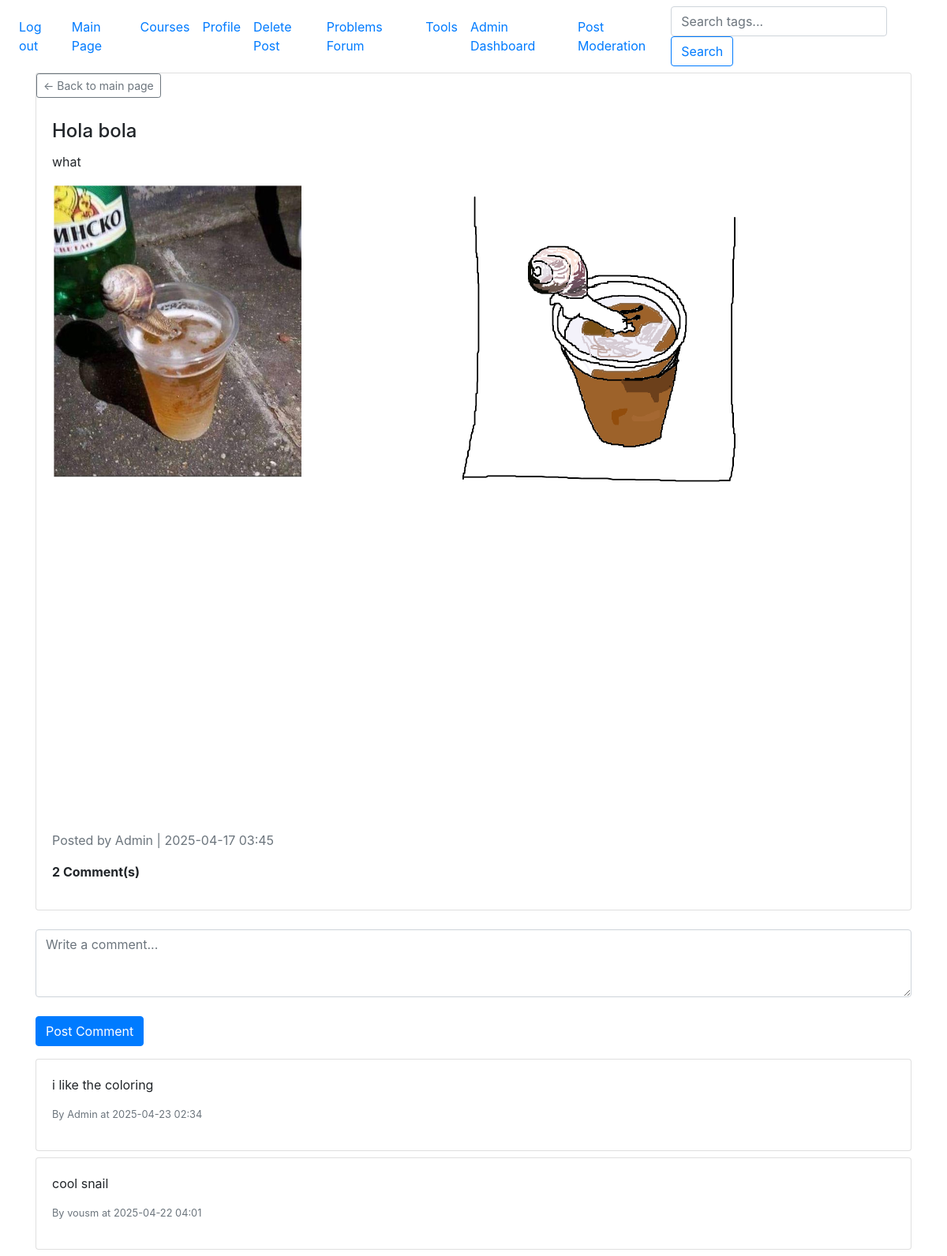
/post/7 (signed in), run on the app's committed database.
### website/models.py (models this page shows)
class Posts(db.Model):
    id = db.Column(db.Integer, primary_key = True)
    post_title = db.Column(db.String(150))
    timestamp = db.Column(db.DateTime(timezone=True), default=func.now())
    user_id = db.Column(db.Integer, db.ForeignKey('user.id'))  # who posted it
    image_url = db.Column(db.String(300))  # the artwork (if it's an image post)
    content = db.Column(db.Text)  # description/caption
    likes = db.Column(db.Integer, default=0) # likes/upvotes, for sorting posts
    tags = db.relationship('Tag', secondary=post_tags, backref='posts')
    is_locked = db.Column(db.Boolean, default=True)
    is_approved = db.Column(db.Boolean, default=False) # check for a post to see if its approved or not
    comments = db.relationship('Comment', backref='post', lazy=True)  # link comments to the post

class User(db.Model, UserMixin):
    id = db.Column(db.Integer, primary_key = True)
    email = db.Column(db.String(150), unique = True)
    password = db.Column(db.String(150))
    posts = db.relationship('Posts', backref='author', lazy=True) # user's posts
    username = db.Column(db.String(150), unique=True, nullable=False)  # renamed from first_name
    user_image = db.Column(db.String(300), nullable=True)  # path to profile image
    is_admin = db.Column(db.Boolean, default=False) # check to see if this is an admin or not

class Comment(db.Model): #posts comments
    id = db.Column(db.Integer, primary_key=True)
    content = db.Column(db.Text, nullable=False)  # comment text
    timestamp = db.Column(db.DateTime, default=datetime.utcnow)  # when the comment was made
    user_id = db.Column(db.Integer, db.ForeignKey('user.id'), nullable=False)
    post_id = db.Column(db.Integer, db.ForeignKey('posts.id'), nullable=False)
    user = db.relationship('User', backref='comments')

### website/views.py (the view, shortened to what this page needs)
@views.route('/post/<int:post_id>', methods=['GET', 'POST'])
@login_required
def post_detail(post_id):
    post = Posts.query.get_or_404(post_id)
    comments = Comment.query.filter_by(post_id=post_id).order_by(Comment.timestamp.desc()).all()
    return render_template('post_detail.html', post=post, comments=comments, user=current_user)

### website/__init__.py (called while the page is built)
def create_app():
    app = Flask(__name__)
    app.config['SECRET_KEY'] = 'touplis' #secret key for dev only
    app.config['SQLALCHEMY_DATABASE_URI'] = f'sqlite:///{DB_NAME}'
    db.init_app(app)
    migrate.init_app(app, db)
    from .views import views
    from .auth import auth
    from .admin import admin
    app.register_blueprint(views, url_prefix='/')
    app.register_blueprint(auth, url_prefix='/')
    app.register_blueprint(admin)
    from .models import User, Posts, Course
    login_manager = LoginManager()
    login_manager.login_view = 'auth.login'
    login_manager.init_app(app)
    @login_manager.user_loader
    def load_user(id):
        return User.query.get(int(id))
    @app.context_processor
    def inject_user():
        return dict(user=current_user)
    create_database(app)
    return app

### website/templates/post_detail.html (shortened to what this page needs)
{% extends "base.html" %}
{% block content %}
<div class="card mb-4">
  <div class="mb-2">
    <a href="{{ url_for('views.main') }}" class="btn btn-sm btn-outline-secondary">← Back to main page</a>
  </div>
    <div class="card-body">
      <h4 class="card-title">{{ post.post_title }}</h4>
      <p class="card-text">{{ post.content }}</p>
      {% if post.image_url %}
        <img src="{{ post.image_url }}" class="img-fluid">
      {% endif %}
      <p class="text-muted">Posted by {{ post.author.username }} | {{ post.timestamp.strftime('%Y-%m-%d %H:%M') }}</p>
      <p><strong>{{ comments|length }} Comment(s)</strong></p>
    </div>
  </div>
  <form method="POST" class="mb-3">
    <div class="form-group">
      <textarea name="comment_content" class="form-control" rows="3" placeholder="Write a comment..."></textarea>
    </div>
    <button type="submit" class="btn btn-primary mt-2">Post Comment</button>
  </form>
  {% for comment in comments %}
    <div class="card mb-2">
      <div class="card-body">
        <p class="card-text">{{ comment.content }}</p>
        <p class="text-muted small">By {{ comment.user.username }} at {{ comment.timestamp.strftime('%Y-%m-%d %H:%M') }}</p>
      </div>
    </div>
  {% endfor %}
{% endblock %}

### website/templates/base.html (shortened to what this page needs)
<!DOCTYPE html>
<html>
    <head>
        <link
        rel="stylesheet"
        href="https://stackpath.bootstrapcdn.com/bootstrap/4.4.1/css/bootstrap.min.css"
      />
      <link
        rel="stylesheet"
        href="https://stackpath.bootstrapcdn.com/font-awesome/4.7.0/css/font-awesome.min.css"
      />
    </head>
    <body>
      <nav class="navbar navbar-expand-lg">
        <div class="collapse navbar-collapse" id="navbar">
          <div class="navbar-nav">
            {% if user.is_authenticated %}
            <a class="nav-item nav-link" id="logout" href="/logout">Log out</a>
            <a class="nav-item nav-link" id="main" href="/">Main Page</a>
            <a class="nav-item nav-link" id="courses" href="/main/courses">Courses</a>
            <a class="nav-item nav-link" id="edit_profile" href="/profile/edit">Profile</a>
            <a class="nav-item nav-link" id="delete_post" href="/delete_post">Delete Post</a>
            <a class="nav-item nav-link" id="problems" href="/main/problems">Problems Forum</a>
            <a class="nav-item nav-link" id="tools" href="/main/tools">Tools</a>
              {% if user.is_admin %}
              <a class="nav-item nav-link" href="/admin">Admin Dashboard</a>
              <a class="nav-item nav-link" href="/admin/moderate_posts">Post Moderation</a>
              {% endif %}
            {% else %}
            <a class="nav-item nav-link" id="home" href="/home">Home</a>
            <a class="nav-item nav-link" id="login" href="/login">Login</a>
            <a class="nav-item nav-link" id="register" href="/register">Register</a>
            {% endif %}
          </div>
            <form class="form-inline my-2 my-lg-0" action="{{ url_for('views.search') }}" method="GET">
              <input class="form-control mr-sm-2" type="search" name="tag" placeholder="Search tags..." aria-label="Search">
              <button class="btn btn-outline-primary my-2 my-sm-0" type="submit">Search</button>
            </form>
        </div>
      </nav>
      <div class="container">
        {% block content %}
        {% endblock %}
      </div>
    </body>
</html>

### data on the page
Posts: post_title "Hola bola", content "what", image_url (picture), timestamp "2025-04-17 03:45"
User: author.username "Admin"
Comment: content "i like the coloring", user.username "Admin", timestamp "2025-04-23 02:34"
Comment: content "cool snail", user.username "vousm", timestamp "2025-04-22 04:01"

### other printed values
{{ comments|length }} "2"
